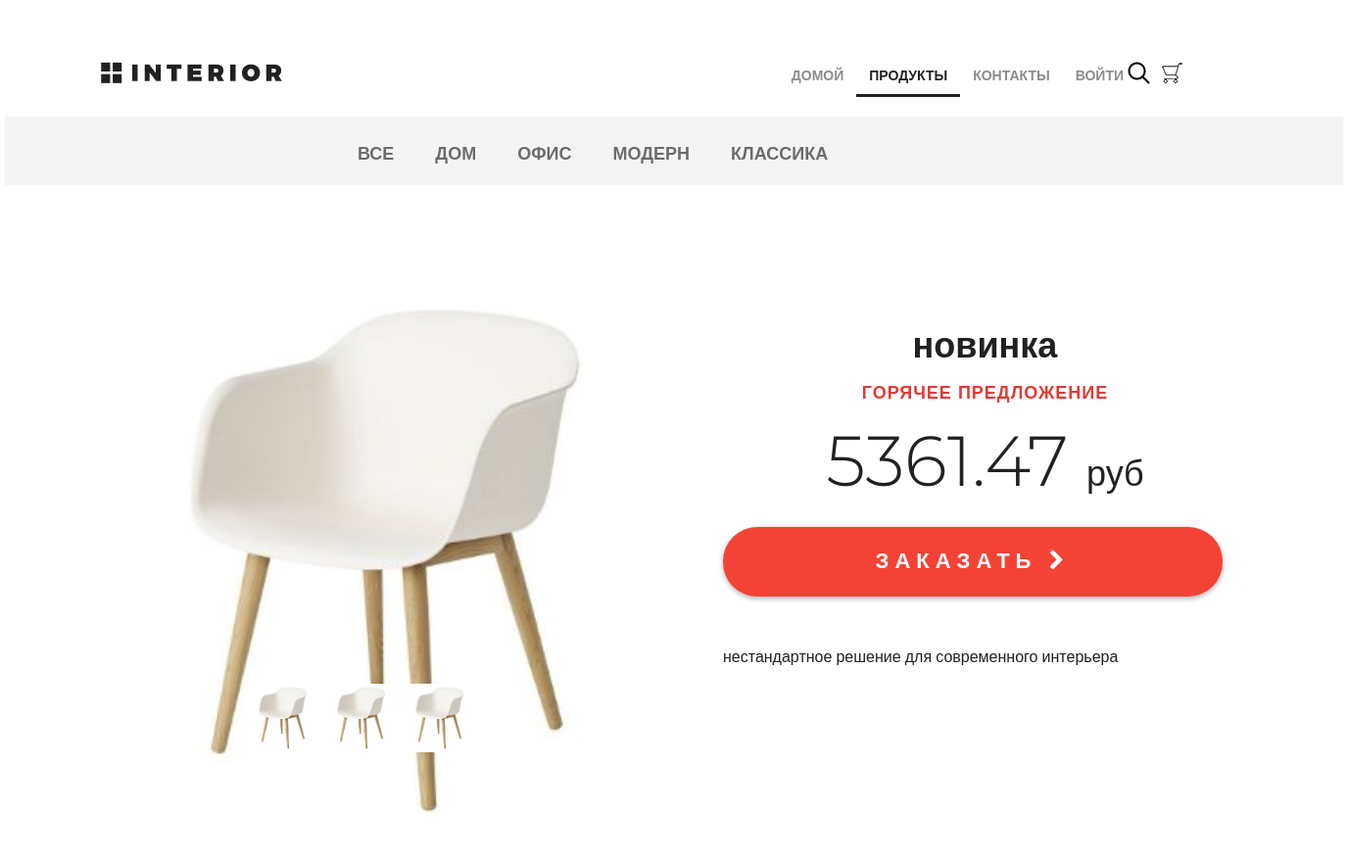
/products/ (upper part), run on an earlier commit of the app's database.
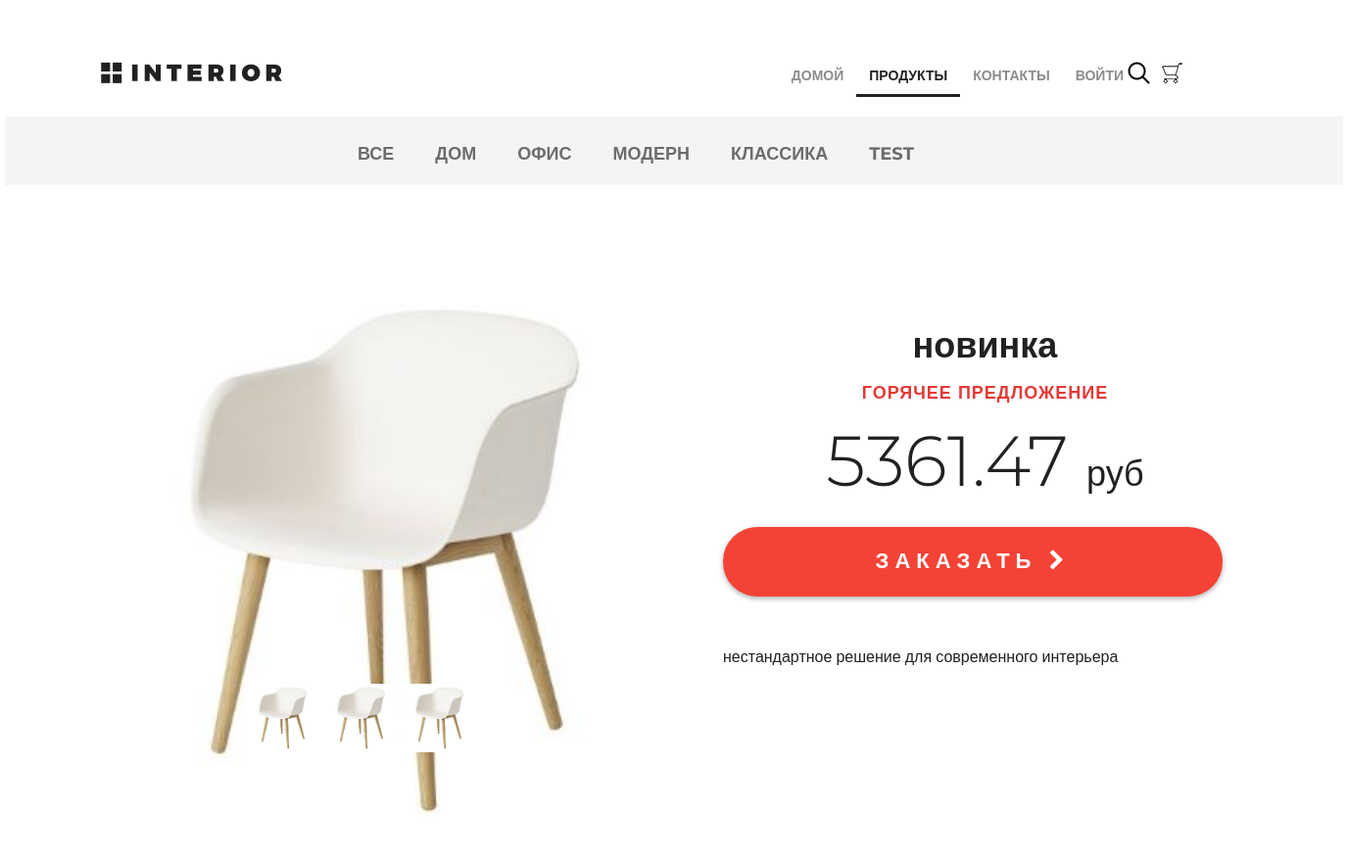
And on a later commit of the database.
### mainapp/models.py (models this page shows, shortened)
class ProductCategory(models.Model):
    name = models.CharField(verbose_name="имя", max_length=64, unique=True)
    description = models.TextField(verbose_name="описание", blank=True)
    is_active = models.BooleanField(verbose_name="категория активна", default=True)

### mainapp/views.py (the view, shortened to what this page needs)
# urls.py: path("products/", include("mainapp.urls", namespace="products")),
def products(request, pk=None):
    title = "продукты"
    links_menu = ProductCategory.objects.all()
    basket = get_basket(request.user)
    hot_product = get_hot_product()
    same_products = get_same_products(hot_product)
    content = {
        "title": title,
        "links_menu": links_menu,
        "same_products": same_products,
        "media_url": settings.MEDIA_URL,
        "basket": basket,
        "hot_product": hot_product,
    }
    return render(request, "mainapp/products.html", content)

### mainapp/views.py (called while the page is built)
def get_basket(user):
    if user.is_authenticated:
        return Basket.objects.filter(user=user)
    else:
        return []

def get_hot_product():
    products = Product.objects.all()
    return random.sample(list(products), 1)[0]

def get_same_products(hot_product):
    same_products = Product.objects.filter(category=hot_product.category).exclude(pk=hot_product.pk)[:3]
    return same_products

### mainapp/templates/mainapp/products.html (shortened to what this page needs)
{% extends 'mainapp/base.html' %}
{% load staticfiles %}
{% block menu %}
<div class="hero-white">
    <div class="header clearfix">
        {% include 'mainapp/includes/inc_menu.html' %}
    </div>
</div>
{% endblock %}
{% block content %}
<div class="details">
    <div class="links clearfix">
        {% include 'mainapp/includes/inc_categories_menu.html' %}
    </div>
    <div class="details-products">
        <div class="details-slider">
            <div class="slider-product">
                <img src="{{ media_url }}{{ hot_product.image }}">
            </div>
            <div class="slider-control">
                <div class="block">
                    <a href="#"><img src="{{ media_url }}{{ hot_product.image }}" alt="">
                    </a>
                </div>
                <div class="block">
                    <a href="#"><img src="{{ media_url }}{{ hot_product.image }}" alt="">
                    </a>
                </div>
                <div class="block">
                    <a href="#"><img src="{{ media_url }}{{ hot_product.image }}" alt="">
                    </a>
                </div>
            </div>
        </div>
        <div class="description">
            <h3 class="big-bold">{{ hot_product.name }}</h3>
            <h3 class="red">горячее предложение</h3>
            <p class="price">{{ hot_product.price }} <span>руб</span></p>
            <a href="{% url 'basket:add' hot_product.pk %}" class="red-button">
                заказать <i class="fa fa-chevron-right" aria-hidden="true"></i>
            </a>
            <div class="description-text">
                {{ hot_product.description }}
            </div>
        </div>
    </div>
    <div class="related">
        <div class="title clearfix">
        </div>
    </div>
</div>
{% endblock %}

### mainapp/templates/mainapp/includes/inc_categories_menu.html
<ul class="links-menu">
    <li>
        <a href="{% url 'products:category' pk=0 %}"
            class="{% if request.resolver_match.kwargs.pk == 0 %}active{% endif %}">
            все
        </a>
    </li>
    {% for link in links_menu %}
    <li>
        <a href="{% url 'products:category' link.pk %}"
            class="{% if request.resolver_match.kwargs.pk == link.pk %}active{% endif %}">
            {{ link.name }}
        </a>
    </li>
    {% endfor %}
</ul>

What changed in the data, as far as the page shows it:
added ProductCategory: name "TEST"
